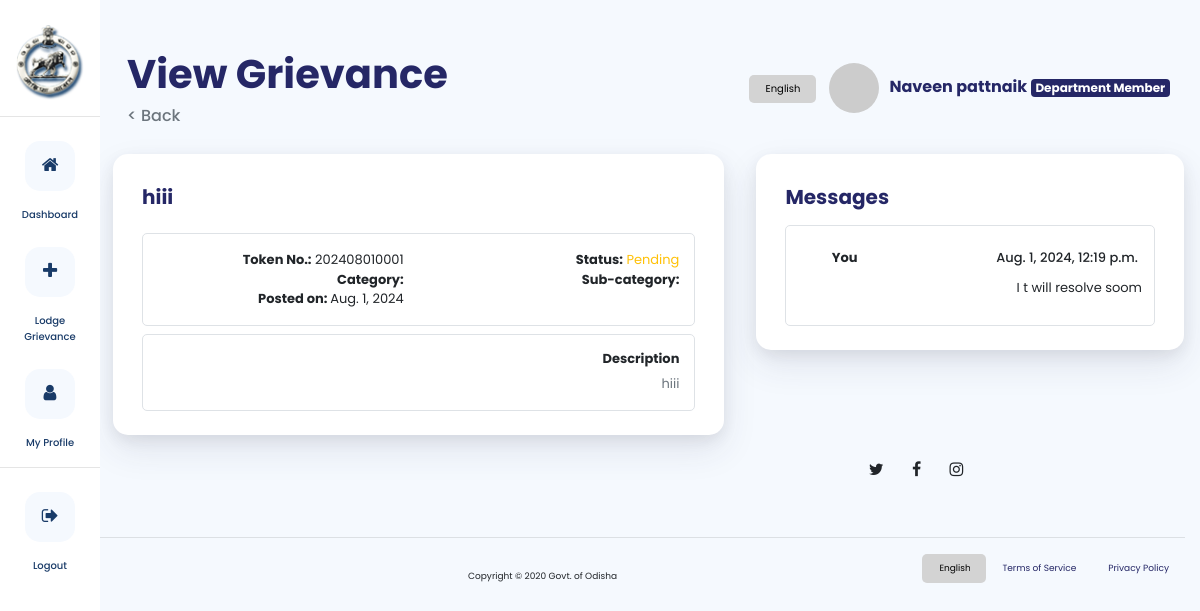
The app's page /dashboard/view/grievance/202408010001/ (signed in) with its own data.
### accounts/models.py (models this page shows, shortened)
class User(DesignationConstants, AbstractUser):
    first_name = models.CharField(max_length=50)
    last_name = models.CharField(max_length=50)
    designation = models.CharField(max_length=5, choices=DesignationConstants.DESIGNATION_CHOICES,null=True, blank=True)
    REQUIRED_FIELDS = ['first_name', 'last_name']

### studentg/models.py (models this page shows, shortened)
class Grievance(StatusConstants, models.Model):
    user = models.ForeignKey(User, on_delete=models.CASCADE, related_name='grievances')
    date = models.DateField(auto_now_add=True)
    redressal_body = models.ForeignKey(RedressalBody, on_delete=models.CASCADE, related_name='grievances')
    daytoken = models.IntegerField()
    last_update = models.DateField(auto_now=True)
    status = models.PositiveSmallIntegerField(choices=StatusConstants.STATUS_CHOICES, default=StatusConstants.REVIEW)
    message = models.TextField(max_length=1000)
    subject = models.CharField(max_length=255)
    image = models.ImageField(null=True, blank=True, upload_to='images/')
    category = models.ForeignKey(Department,on_delete=models.CASCADE)
    sub_category = models.ForeignKey(Dept_Category, on_delete=models.CASCADE, null=True, blank=True)
    state = models.CharField(max_length=255)
    district = models.CharField(max_length=255)
    block = models.CharField(max_length=255)
    village = models.CharField(max_length=255)
    class Meta:
        unique_together = (("date", "daytoken"),)
        ordering = ['-last_update']
    def token(self):
        return self.date.strftime('%Y%m%d') + str(self.daytoken).zfill(4)
    def status_html_class(self):
        return self.STATUS_COLORS[self.status]
    @classmethod
    def get_from_token(cls, token):
        date = datetime.datetime.strptime(token[:-4], "%Y%m%d").date()
        daytoken = int(token[-4:])
        try:
            grievance = cls.objects.get(date=date, daytoken=daytoken)
        except cls.DoesNotExist:
            grievance = None
        return grievance

class Reply(models.Model):
    user = models.ForeignKey(User, on_delete=models.CASCADE)
    grievance = models.ForeignKey(Grievance, on_delete=models.CASCADE, related_name='reply')
    date_time = models.DateTimeField(auto_now_add=True)
    message = models.TextField(max_length=1000)
    class Meta:
        ordering = ['date_time']
        verbose_name_plural = "Replies"

### studentg/views.py (the view, shortened to what this page needs)
# urls.py: path('view/grievance/<token>/', views.ViewGrievance.as_view(), name="view_grievance"),
@method_decorator(login_required, name="dispatch")
@method_decorator(is_owner_of_grievance(raise_denied=True), name="dispatch")
class ViewGrievance(View):
    template_name = 'studentg/view_grievance.html'
    def get(self, request, *args, **kwargs):
        context = self.get_context_data(**kwargs)
        grievance = context['grievance']
        replies = context['replies']
        last_reply = replies.last()
        if grievance.status in [Grievance.RESOLVED, Grievance.REJECTED]:
            try:
                rating_form = RatingForm(instance=grievance.rating)
            except Rating.DoesNotExist:
                rating_form = RatingForm()
            context['rating_form'] = rating_form
        if last_reply and self.request.user != last_reply.user and grievance.status not in [Grievance.RESOLVED, Grievance.REJECTED]:
            reply_form = NewReplyForm()
            context['reply_form'] = reply_form
        return render(request, self.template_name, context)
    def get_context_data(self, **kwargs):
        context = {}
        grievance = Grievance.get_from_token(kwargs['token'])
        if not grievance:
            raise Http404()
        replies = Reply.objects.filter(grievance=grievance)
        context['grievance'] = grievance
        context['replies'] = replies
        return context

### accounts/templatetags/gravatar.py (called while the page is built)
@register.filter
def gravatar(user):
    email = user.email.lower().encode('utf-8')
    default = 'mm'
    size = 256
    url = 'https://www.gravatar.com/avatar/{md5}?{params}'.format(
        md5=hashlib.md5(email).hexdigest(),
        params=urlencode({'d': default, 's': str(size)})
    )
    return url

### templates/studentg/view_grievance.html (shortened to what this page needs)
{% extends 'studentg/dashboard_base.html' %}
{% load widget_tweaks %}
{% block page_heading %}View Grievance{% endblock page_heading %}
{% block page_content %}
<div class="container mt-3 pl-lg-5">
    <div class="row">
        <div class="col-lg-7 col-12 px-lg-3 ">
            <div class="card-custom mt-2 mt-lg-0 help-card pb-4">
                <div class="row justify-content-between align-items-center mx-1">
                    <div class="">
                        <h5 class="my-3 card-custom-title" style="">{{ grievance.subject }}</h5>
                    </div>
                </div>
                <div class="row justify-content-between align-items-center py-3 mx-1 mt-2"
                    style="border: 1px solid #dee2e6; border-radius: 5px">
                    <div class="col">
                        <div class="row">
                            <div class="col-12 col-lg-6">
                                <p><b>Token No.:</b> {{ grievance.token }}</p>
                            </div>
                            <div class="col">
                                <p><b>Status:</b><span class="{{ grievance.status_html_class }}">
                                        {{ grievance.get_status_display }}</span></p>
                            </div>
                            <div class="col-12 col-lg-6">
                                <p><b>Category:</b> {{ grievance.get_category_display }}</p>
                            </div>
                            <div class="col">
                                <p><b>Sub-category:</b> {{ grievance.sub_category.sub_type }}</p>
                            </div>
                            <div class="col-12 col-lg-6">
                                <p><b>Posted on: </b> {{ grievance.date }}</p>
                            </div>
                        </div>
                    </div>
                </div>
                <div class="row justify-content-between align-items-center py-3 mx-1 mt-2"
                    style="border: 1px solid #dee2e6; border-radius: 5px">
                    <div class="col">
                        <h6 class="font-weight-bold">Description</h6>
                        <p class="text-muted">
                            {{ grievance.message }}
                        </p>
                    </div>
                </div>
            </div>
        </div>
        {% if grievance.status != grievance.DRAFT %}
        <div class="col-lg-5 col-12 px-lg-3 ">
            <div class="card-custom mt-2 mt-lg-0 help-card pb-4">
                <div class="row justify-content-between align-items-center mx-1">
                    <div class="">
                        <h5 class="my-3 card-custom-title" style="">Messages</h5>
                    </div>
                </div>
                <div class="row justify-content-between align-items-center mx-1">
                    <div class="col-12">
                        <div class="row justify-content-center">
                            <div class="col-lg-12 col-12 px-lg-0 order-lg-1 p-0">
                                <div
                                    style="max-height:300px; overflow-y:scroll; border: 1px solid #dee2e6; border-radius: 5px;">
                                    <table class="table filter-this-table">
                                        <tbody>
                                            {% include "includes/iterate_replies.html" %}
                                        </tbody>
                                    </table>
                                </div>
                            </div>
                        </div>
                    </div>
                </div>
            </div>
        </div>
        {% endif %}
    </div>
</div>
{% endblock page_content %}

### templates/studentg/dashboard_base.html (shortened to what this page needs)
{% load static %}
{% load gravatar %}
<!DOCTYPE html>
<html lang="en">
<head>
    <link href="{% static 'assets/css/custom-css/index.css' %}" rel="stylesheet"/>
    <link rel="stylesheet" href="https://stackpath.bootstrapcdn.com/bootstrap/4.4.1/css/bootstrap.min.css"
>
    <link href="{% static 'assets/css/font-awesome.min.css' %}" rel="stylesheet"/>
</head>
<body class="landing-page pl-lg-5 ml-lg-3"
      style="background-color: #f5f9fe">
<div class="partials_sidebar_import d-none d-lg-block">
    {% include "studentg/includes/partial_sidebar.html" %}
</div>
<div class="container pl-lg-5 mt-4 mt-lg-0 mb-2">
    <div class="col page-title mt-5 mt-lg-0" style="padding-top: 50px; padding-bottom: 5px;">
        <div class="row align-items-center" align="center">
            <div class="col">
                <h1 class="font-weight-bold" style="color:#252766; text-align: left">{% block page_heading %}{% endblock page_heading %}</h1>
                <h6 href="grievances_list.html" class="text-muted" style="text-align: left; cursor: pointer"
                    onClick="javascript:history.go(-1)" class="text-muted">< Back</h6>
            </div>
            <div class="col justify-content-end d-none d-lg-block">
                <h6 class="font-weight-bold" style="color:#252766; text-align: end">
                    <select onchange="doGTranslate(this);" style="border-radius: 5px; font-size: x-small; padding: 8px 16px !important; ::ms-expand{ display: none}; -webkit-appearance: none;
    -moz-appearance: none;
    text-indent: 1px;
    text-overflow: ''; border: none; cursor: pointer;background-color: lightgrey; color:black">
                        <option class="lang notranslate" value="en|en">English</option>
                    </select>
                    <img src="{{ request.user|gravatar }}" class="profile-pic-dashboard" height="50">
                    {{ request.user.first_name }} {{ request.user.last_name }}
                    <span class="badge badge-secondary"
                          style="background-color:#252766">{{ request.user.get_designation_display }}</span>
                </h6>
            </div>
        </div>
    </div>
</div>
{% block page_content %}
{% endblock page_content %}
<div class="partials_footer">
    {% include "includes/partial_footer.html" %}
</div>
</body>
</html>

### templates/includes/iterate_replies.html (shortened to what this page needs)
{% for reply in replies %}
<tr>
    <td style="vertical-align: middle; border-top: none !important;" colspan="1">
        <table class="table filter-this-table mb-0">
            <tr>
                <td style="padding: 4px; border-top: none !important;">
                    <h6 class="my-2 font-weight-bold">{% if reply.user == request.user %}
                        You
                        {% else %}
                        {{ reply.user.get_designation_display }}
                        {% endif %}</h6>
                </td>
                <td style="padding: 4px; text-align: right; border-top: none !important;">
                    <h6 class="my-2">{{ reply.date_time }}</h6>
                </td>
            </tr>
        </table>
        <p>
            {{ reply.message }}
        </p>
    </td>
</tr>
{% endfor %}

### static/assets/css/custom-css/index.css (style rules this page uses)
.card-custom-title { font-weight: bold; color: #252766; }
.partials_sidebar_import { padding-top: 25px; left: 0; width: 100px; height: 100vh; z-index: 100; color: white; position: fixed; background-color: white; overflow-y: scroll; }
.lang { color: black; }
.page-title { padding-top: 100px; padding-bottom: 50px; color: white; font-family: 'Poppins', sans-serif; text-align: center; }
.card-custom { background-color: white; border-radius: 15px; padding: 15px 15px; box-shadow: 0 15px 35px rgba(50, 50, 93, 0.1), 0 5px 15px rgba(0, 0, 0, 0.07) !important; }
.card-custom input, .card-custom select, .card-custom button, .card-custom textarea, .card-custom p, .card-custom .custom-checkbox, .card-custom label, table thead, table tbody, .card-custom h6 { font-size: x-small !important; }
@media (min-width: 992px) { .card-custom input, .card-custom select, .card-custom button, .card-custom textarea, .card-custom p, .card-custom .custom-checkbox, .card-custom label, table thead, table tbody, .card-custom h6 { font-size: small !important; } }
@media (min-width: 992px) { .card-custom { padding: 15px 25px; } }
.profile-pic-dashboard { width: 50px; border-radius: 50%; }
body { font-family: 'Poppins', sans-serif; }
* { font-family: 'Poppins', sans-serif; }
html { scroll-behavior: smooth; }
p { margin: 0px !important; }
.table td { vertical-align: middle !important; }

### templates/studentg/includes/partial_navbar.html (style rules this page uses)
.container { text-align: right; }
body { top: 0 !important; }

### templates/studentg/dashboard_base.html (style rules this page uses)
body { top: 0 !important; }

### records on screen
User: user.first_name "Naveen", user.last_name "pattnaik", user.designation "Department Member"
Grievance: subject "hiii", token "202408010001", status "Pending", date "Aug. 1, 2024", message "hiii"
Reply: shows "You", date_time "Aug. 1, 2024, 12:19 p.m.", message "I t will resolve soom"
